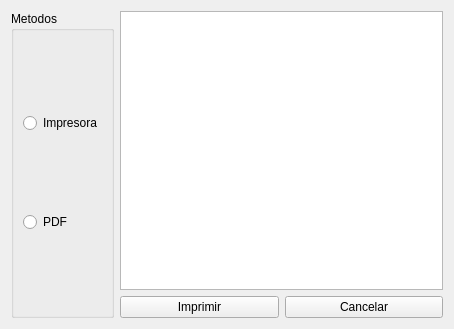
<?xml version="1.0" encoding="UTF-8"?>
<ui version="4.0">
 <class>ImprimirScreen</class>
 <widget class="QWidget" name="ImprimirScreen">
  <property name="geometry">
   <rect>
    <x>0</x>
    <y>0</y>
    <width>454</width>
    <height>329</height>
   </rect>
  </property>
  <property name="windowTitle">
   <string>Form</string>
  </property>
  <layout class="QHBoxLayout" name="horizontalLayout_2">
   <item>
    <widget class="QGroupBox" name="groupBoxOpciones">
     <property name="title">
      <string>Metodos</string>
     </property>
     <layout class="QVBoxLayout" name="verticalLayout">
      <item>
       <widget class="QRadioButton" name="radioButtonImpresora">
        <property name="text">
         <string>Impresora</string>
        </property>
       </widget>
      </item>
      <item>
       <widget class="QRadioButton" name="radioButtonPDF">
        <property name="text">
         <string>PDF</string>
        </property>
       </widget>
      </item>
     </layout>
    </widget>
   </item>
   <item>
    <layout class="QVBoxLayout" name="verticalLayoutPrevisualizacion">
     <item>
      <widget class="QGraphicsView" name="graphicsViewPrevisualizacion"/>
     </item>
     <item>
      <layout class="QHBoxLayout" name="horizontalLayoutBotones">
       <item>
        <widget class="QPushButton" name="pushButtonImprimir">
         <property name="text">
          <string>Imprimir</string>
         </property>
        </widget>
       </item>
       <item>
        <widget class="QPushButton" name="pushButtonCancelar">
         <property name="text">
          <string>Cancelar</string>
         </property>
        </widget>
       </item>
      </layout>
     </item>
    </layout>
   </item>
  </layout>
 </widget>
 <resources/>
 <connections/>
</ui>
